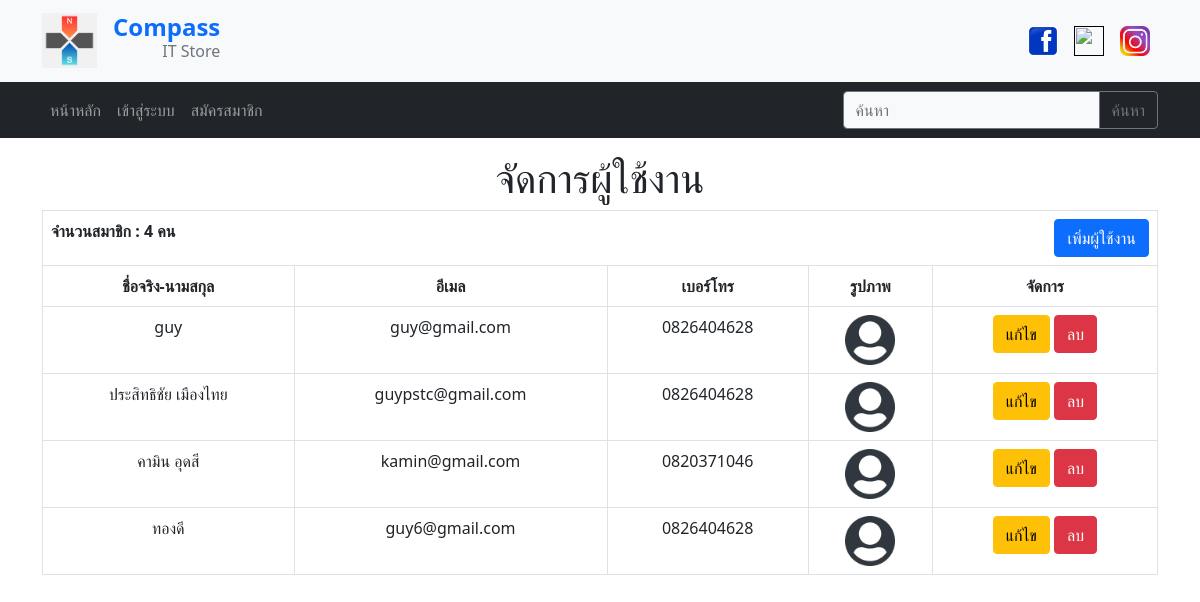
The page /show_user.php on the database its author committed.
### tables this page shows
CREATE TABLE `tb_member` (
  `m_id` int(11) NOT NULL,
  `m_name` varchar(70) NOT NULL,
  `m_email` varchar(70) NOT NULL,
  `m_pass` int(20) NOT NULL,
  `m_tel` varchar(10) NOT NULL,
  `m_image` varchar(100) NOT NULL,
  `m_add` varchar(70) NOT NULL,
  `m_sub` varchar(40) NOT NULL,
  `m_dis` varchar(40) NOT NULL,
  `m_pro` varchar(40) NOT NULL,
  `m_zip` varchar(6) NOT NULL,
  `m_level` varchar(1) NOT NULL
);

### show_user.php (the view, shortened to what this page needs)
<?php
    include ('connect.php');
    $key = null;
    $rs_member = mysqli_query($connect,"SELECT * FROM `tb_member` WHERE tb_member.m_email LIKE '%".$key."%'");
    $row_member = mysqli_num_rows($rs_member);
    $count_member = mysqli_query($connect,"SELECT COUNT(*) As m_user FROM `tb_member` ");
    $count_row = mysqli_fetch_array($count_member);
?>
<!DOCTYPE html>
<html lang="en">
<head>
    <?php include ('chk_id.php'); include ('head.php'); ?>
</head>
<body>
<?php require("menu_up.php") ?>
<?php require("menu.php") ?>
    <div class="container py-3">
        <h1 class="text-center">จัดการผู้ใช้งาน</h1>
        <table class="table table-bordered table-hover">
            <thead>
                <tr>
                    <th colspan="11">
                        <div style="float:left">
                        <span>จำนวนสมาชิก : <?php echo $count_row['m_user'] ?> คน</span>
                        </div>
                        <div style="float:right">
                        <a class="btn btn-primary" href="add_user.php" class="text-white">เพิ่มผู้ใช้งาน</a>
                        </div>
                    </th>
                </tr>
                <tr class="text-center">
                    <th>ชื่อจริง-นามสกุล</th>
                    <th>อีเมล</th>
                    <th>เบอร์โทร</th>
                    <th>รูปภาพ</th>
                    <th>จัดการ</th>
                </tr>
            </thead>
            <tbody class="text-center">
                <?php
                    if($row_member > 0){
                        while($row_member = mysqli_fetch_array($rs_member)){
                ?>
                <tr>
                    <td><?php echo $row_member['m_name']; ?></td>
                    <td><?php echo $row_member['m_email']; ?></td>
                    <td><?php echo $row_member['m_tel']; ?></td>
                    <td><img src="images/member/<?php echo $row_member['m_image']; ?>" width="50"></td>
                    <td><a class="btn btn-warning" href="edit_user.php?edituser=<?php echo $row_member['m_id']; ?>">แก้ไข</a>
                        <a class="btn btn-danger" href="show_user.php?deluser=<?php echo $row_member['m_id']; ?>"  onClick="return confirm('ต้องการลบหรือไม่?')">ลบ</a>
                    </td>
                </tr>
                <?php } }else{ ?>
                    <td colspan="11"><b>ไม่มีข้อมูล</b></td>
                <?php } ?>
            </tbody>
        </table>
    </div>
</body>
</html>

### rows shown on the page
tb_member: m_name "guy", m_email "guy@gmail.com", m_tel "0826404628", m_image (placeholder picture)
tb_member: m_name "ประสิทธิชัย เมืองไทย", m_email "guypstc@gmail.com", m_tel "0826404628", m_image (placeholder picture)
tb_member: m_name "คามิน อุดสี", m_email "kamin@gmail.com", m_tel "0820371046", m_image (placeholder picture)
tb_member: m_name "ทองดี", m_email "guy6@gmail.com", m_tel "0826404628", m_image (placeholder picture)

### other values the page prints
$count_row['m_user'] "4"
